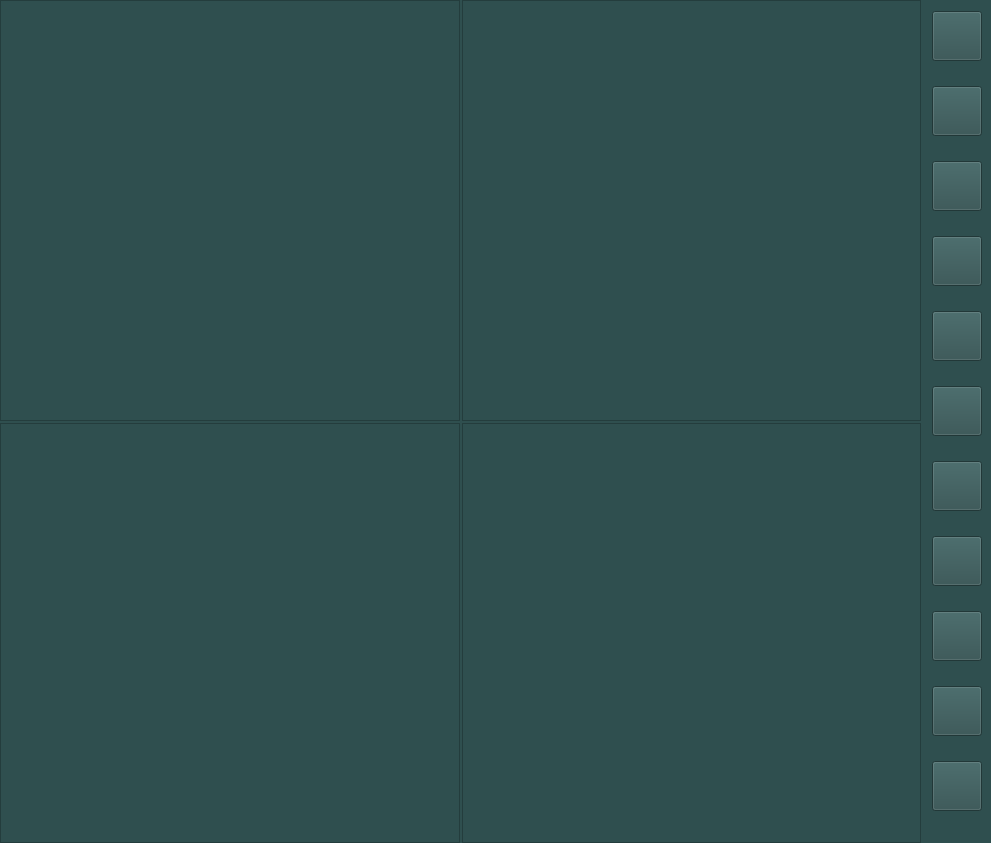
<?xml version="1.0" encoding="UTF-8"?>
<ui version="4.0">
 <class>ParonamaFrameWidget</class>
 <widget class="QWidget" name="ParonamaFrameWidget">
  <property name="geometry">
   <rect>
    <x>0</x>
    <y>0</y>
    <width>991</width>
    <height>843</height>
   </rect>
  </property>
  <property name="windowTitle">
   <string>ParonamaFrameWidget</string>
  </property>
  <layout class="QHBoxLayout" name="horizontalLayout">
   <property name="spacing">
    <number>0</number>
   </property>
   <property name="leftMargin">
    <number>0</number>
   </property>
   <property name="topMargin">
    <number>0</number>
   </property>
   <property name="rightMargin">
    <number>0</number>
   </property>
   <property name="bottomMargin">
    <number>0</number>
   </property>
   <item>
    <widget class="QWidget" name="imageAreaWidget" native="true">
     <property name="styleSheet">
      <string notr="true">background-color: rgb(47, 79, 79);</string>
     </property>
     <layout class="QGridLayout" name="gridLayout" rowstretch="1,1" columnstretch="1,1">
      <property name="leftMargin">
       <number>0</number>
      </property>
      <property name="topMargin">
       <number>0</number>
      </property>
      <property name="rightMargin">
       <number>0</number>
      </property>
      <property name="bottomMargin">
       <number>0</number>
      </property>
      <property name="spacing">
       <number>2</number>
      </property>
      <item row="0" column="0">
       <widget class="CParonamaSourceImageDisplayerWidget" name="sourceImageWidget">
        <property name="verticalScrollBarPolicy">
         <enum>Qt::ScrollBarAlwaysOff</enum>
        </property>
        <property name="horizontalScrollBarPolicy">
         <enum>Qt::ScrollBarAlwaysOff</enum>
        </property>
       </widget>
      </item>
      <item row="0" column="1">
       <widget class="CParonamaSagittalImageDisplayerWidget" name="sagittalImageWidget">
        <property name="verticalScrollBarPolicy">
         <enum>Qt::ScrollBarAlwaysOff</enum>
        </property>
        <property name="horizontalScrollBarPolicy">
         <enum>Qt::ScrollBarAlwaysOff</enum>
        </property>
       </widget>
      </item>
      <item row="1" column="0">
       <widget class="CParonamaCPRImageDisplayerWidget" name="cprImageWidget">
        <property name="verticalScrollBarPolicy">
         <enum>Qt::ScrollBarAlwaysOff</enum>
        </property>
        <property name="horizontalScrollBarPolicy">
         <enum>Qt::ScrollBarAlwaysOff</enum>
        </property>
       </widget>
      </item>
      <item row="1" column="1">
       <widget class="CParonamaVRImageDisplayerWidget" name="vrImageWidget">
        <property name="verticalScrollBarPolicy">
         <enum>Qt::ScrollBarAlwaysOff</enum>
        </property>
        <property name="horizontalScrollBarPolicy">
         <enum>Qt::ScrollBarAlwaysOff</enum>
        </property>
       </widget>
      </item>
     </layout>
    </widget>
   </item>
   <item>
    <widget class="QWidget" name="toolsMenu" native="true">
     <property name="sizePolicy">
      <sizepolicy hsizetype="Fixed" vsizetype="Preferred">
       <horstretch>0</horstretch>
       <verstretch>0</verstretch>
      </sizepolicy>
     </property>
     <property name="minimumSize">
      <size>
       <width>70</width>
       <height>0</height>
      </size>
     </property>
     <property name="maximumSize">
      <size>
       <width>70</width>
       <height>16777215</height>
      </size>
     </property>
     <property name="font">
      <font>
       <pointsize>14</pointsize>
      </font>
     </property>
     <property name="styleSheet">
      <string notr="true">background-color: rgb(47, 79, 79);</string>
     </property>
     <layout class="QGridLayout" name="gridLayout_2">
      <property name="horizontalSpacing">
       <number>0</number>
      </property>
      <property name="verticalSpacing">
       <number>25</number>
      </property>
      <item row="2" column="0">
       <widget class="CIconButton" name="windowLevelButton">
        <property name="minimumSize">
         <size>
          <width>50</width>
          <height>50</height>
         </size>
        </property>
        <property name="maximumSize">
         <size>
          <width>50</width>
          <height>50</height>
         </size>
        </property>
        <property name="font">
         <font>
          <pointsize>14</pointsize>
         </font>
        </property>
        <property name="focusPolicy">
         <enum>Qt::NoFocus</enum>
        </property>
        <property name="toolTip">
         <string>&lt;html&gt;&lt;head/&gt;&lt;body&gt;&lt;p&gt;&lt;span style=&quot; font-size:14pt;&quot;&gt;窗宽窗位&lt;/span&gt;&lt;/p&gt;&lt;/body&gt;&lt;/html&gt;</string>
        </property>
        <property name="styleSheet">
         <string notr="true">QPushButton:enabled {border-image: url(:/StarLightStation/icon/wl.png);}
QPushButton:enabled:pressed {border-image: url(:/StarLightStation/icon/wl-.png)}
QPushButton:hover {border-image: url(:/StarLightStation/icon/wl-m.png)}
QPushButton:disabled {border-image:url(:/StarLightStation/icon/wl-no.png)}</string>
        </property>
        <property name="text">
         <string/>
        </property>
       </widget>
      </item>
      <item row="8" column="0">
       <widget class="CIconButton" name="rectAnnotationButton">
        <property name="minimumSize">
         <size>
          <width>50</width>
          <height>50</height>
         </size>
        </property>
        <property name="maximumSize">
         <size>
          <width>50</width>
          <height>50</height>
         </size>
        </property>
        <property name="font">
         <font>
          <pointsize>14</pointsize>
         </font>
        </property>
        <property name="focusPolicy">
         <enum>Qt::NoFocus</enum>
        </property>
        <property name="toolTip">
         <string>&lt;html&gt;&lt;head/&gt;&lt;body&gt;&lt;p&gt;&lt;span style=&quot; font-size:14pt;&quot;&gt;矩形测量&lt;/span&gt;&lt;/p&gt;&lt;/body&gt;&lt;/html&gt;</string>
        </property>
        <property name="styleSheet">
         <string notr="true">QPushButton:enabled {border-image: url(:/StarLightStation/icon/juxing.png);}
QPushButton:enabled:pressed {border-image: url(:/StarLightStation/icon/juxing-.png)}
QPushButton:hover {border-image: url(:/StarLightStation/icon/juxing-m.png)}
QPushButton:disabled {border-image:url(:/StarLightStation/icon/juxing-no.png)}</string>
        </property>
        <property name="text">
         <string/>
        </property>
       </widget>
      </item>
      <item row="4" column="0">
       <widget class="CIconButton" name="moveImageButton">
        <property name="minimumSize">
         <size>
          <width>50</width>
          <height>50</height>
         </size>
        </property>
        <property name="maximumSize">
         <size>
          <width>50</width>
          <height>50</height>
         </size>
        </property>
        <property name="font">
         <font>
          <pointsize>14</pointsize>
         </font>
        </property>
        <property name="focusPolicy">
         <enum>Qt::NoFocus</enum>
        </property>
        <property name="toolTip">
         <string>&lt;html&gt;&lt;head/&gt;&lt;body&gt;&lt;p&gt;&lt;span style=&quot; font-size:14pt;&quot;&gt;平移&lt;/span&gt;&lt;/p&gt;&lt;/body&gt;&lt;/html&gt;</string>
        </property>
        <property name="styleSheet">
         <string notr="true">QPushButton:enabled {border-image: url(:/StarLightStation/icon/pos.png);}
QPushButton:enabled:pressed {border-image: url(:/StarLightStation/icon/pos-.png)}
QPushButton:hover {border-image: url(:/StarLightStation/icon/pos-m.png)}
QPushButton:disabled {border-image:url(:/StarLightStation/icon/pos-no.png)}</string>
        </property>
        <property name="text">
         <string/>
        </property>
       </widget>
      </item>
      <item row="1" column="0">
       <widget class="CIconButton" name="resetImageButton">
        <property name="minimumSize">
         <size>
          <width>50</width>
          <height>50</height>
         </size>
        </property>
        <property name="maximumSize">
         <size>
          <width>50</width>
          <height>50</height>
         </size>
        </property>
        <property name="font">
         <font>
          <pointsize>14</pointsize>
         </font>
        </property>
        <property name="focusPolicy">
         <enum>Qt::NoFocus</enum>
        </property>
        <property name="toolTip">
         <string>&lt;html&gt;&lt;head/&gt;&lt;body&gt;&lt;p&gt;&lt;span style=&quot; font-size:14pt;&quot;&gt;重置&lt;/span&gt;&lt;/p&gt;&lt;/body&gt;&lt;/html&gt;</string>
        </property>
        <property name="styleSheet">
         <string notr="true">QPushButton:enabled {border-image: url(:/StarLightStation/icon/reset.png);}
QPushButton:enabled:pressed {border-image: url(:/StarLightStation/icon/reset-.png)}
QPushButton:hover {border-image: url(:/StarLightStation/icon/reset-m.png)}
QPushButton:disabled {border-image:url(:/StarLightStation/icon/reset-no.png)}</string>
        </property>
        <property name="text">
         <string/>
        </property>
       </widget>
      </item>
      <item row="7" column="0">
       <widget class="CIconButton" name="curveAnnotationButton">
        <property name="minimumSize">
         <size>
          <width>50</width>
          <height>50</height>
         </size>
        </property>
        <property name="maximumSize">
         <size>
          <width>50</width>
          <height>50</height>
         </size>
        </property>
        <property name="font">
         <font>
          <pointsize>14</pointsize>
         </font>
        </property>
        <property name="focusPolicy">
         <enum>Qt::NoFocus</enum>
        </property>
        <property name="toolTip">
         <string>&lt;html&gt;&lt;head/&gt;&lt;body&gt;&lt;p&gt;&lt;span style=&quot; font-size:14pt;&quot;&gt;曲线测量&lt;/span&gt;&lt;/p&gt;&lt;/body&gt;&lt;/html&gt;</string>
        </property>
        <property name="styleSheet">
         <string notr="true">QPushButton:enabled {border-image: url(:/StarLightStation/icon/connect.png);}
QPushButton:enabled:pressed {border-image: url(:/StarLightStation/icon/connect-.png)}
QPushButton:hover {border-image: url(:/StarLightStation/icon/connect-m.png)}
QPushButton:disabled {border-image:url(:/StarLightStation/icon/connect-no.png)}</string>
        </property>
        <property name="text">
         <string/>
        </property>
       </widget>
      </item>
      <item row="11" column="0">
       <widget class="CIconButton" name="deleteAnnotationButton">
        <property name="minimumSize">
         <size>
          <width>50</width>
          <height>50</height>
         </size>
        </property>
        <property name="maximumSize">
         <size>
          <width>50</width>
          <height>50</height>
         </size>
        </property>
        <property name="font">
         <font>
          <pointsize>14</pointsize>
         </font>
        </property>
        <property name="focusPolicy">
         <enum>Qt::NoFocus</enum>
        </property>
        <property name="toolTip">
         <string>&lt;html&gt;&lt;head/&gt;&lt;body&gt;&lt;p&gt;&lt;span style=&quot; font-size:14pt;&quot;&gt;删除标注&lt;/span&gt;&lt;/p&gt;&lt;/body&gt;&lt;/html&gt;</string>
        </property>
        <property name="styleSheet">
         <string notr="true">QPushButton:enabled {border-image: url(:/StarLightStation/icon/deleteAnn.png);}
QPushButton:enabled:pressed {border-image: url(:/StarLightStation/icon/deleteAnn-.png)}
QPushButton:hover {border-image: url(:/StarLightStation/icon/deleteAnn-m.png)}
QPushButton:disabled {border-image:url(:/StarLightStation/icon/deleteAnn-no.png)}</string>
        </property>
        <property name="text">
         <string/>
        </property>
       </widget>
      </item>
      <item row="10" column="0">
       <widget class="CIconButton" name="angleAnnotationButton">
        <property name="minimumSize">
         <size>
          <width>50</width>
          <height>50</height>
         </size>
        </property>
        <property name="maximumSize">
         <size>
          <width>50</width>
          <height>50</height>
         </size>
        </property>
        <property name="font">
         <font>
          <pointsize>14</pointsize>
         </font>
        </property>
        <property name="focusPolicy">
         <enum>Qt::NoFocus</enum>
        </property>
        <property name="toolTip">
         <string>&lt;html&gt;&lt;head/&gt;&lt;body&gt;&lt;p&gt;&lt;span style=&quot; font-size:14pt;&quot;&gt;角度测量&lt;/span&gt;&lt;/p&gt;&lt;/body&gt;&lt;/html&gt;</string>
        </property>
        <property name="styleSheet">
         <string notr="true">QPushButton:enabled {border-image: url(:/StarLightStation/icon/angle.png);}
QPushButton:enabled:pressed {border-image: url(:/StarLightStation/icon/angle-.png)}
QPushButton:hover {border-image: url(:/StarLightStation/icon/angle-m.png)}
QPushButton:disabled {border-image:url(:/StarLightStation/icon/angle-no.png)}</string>
        </property>
        <property name="text">
         <string/>
        </property>
       </widget>
      </item>
      <item row="0" column="0">
       <widget class="CIconButton" name="selectImageButton">
        <property name="sizePolicy">
         <sizepolicy hsizetype="Fixed" vsizetype="Fixed">
          <horstretch>0</horstretch>
          <verstretch>0</verstretch>
         </sizepolicy>
        </property>
        <property name="minimumSize">
         <size>
          <width>50</width>
          <height>50</height>
         </size>
        </property>
        <property name="maximumSize">
         <size>
          <width>50</width>
          <height>50</height>
         </size>
        </property>
        <property name="font">
         <font>
          <pointsize>14</pointsize>
         </font>
        </property>
        <property name="focusPolicy">
         <enum>Qt::NoFocus</enum>
        </property>
        <property name="toolTip">
         <string>&lt;html&gt;&lt;head/&gt;&lt;body&gt;&lt;p&gt;&lt;span style=&quot; font-size:14pt;&quot;&gt;选择影像&lt;/span&gt;&lt;/p&gt;&lt;/body&gt;&lt;/html&gt;</string>
        </property>
        <property name="styleSheet">
         <string notr="true">QPushButton:enabled {border-image: url(:/StarLightStation/icon/def.png);}
QPushButton:enabled:pressed {border-image: url(:/StarLightStation/icon/def-.png)}
QPushButton:hover {border-image: url(:/StarLightStation/icon/def-m.png)}
QPushButton:disabled {border-image:url(:/StarLightStation/icon/def.png)}</string>
        </property>
        <property name="text">
         <string/>
        </property>
        <property name="checkable">
         <bool>false</bool>
        </property>
       </widget>
      </item>
      <item row="3" column="0">
       <widget class="CIconButton" name="resiezeImageButton">
        <property name="minimumSize">
         <size>
          <width>50</width>
          <height>50</height>
         </size>
        </property>
        <property name="maximumSize">
         <size>
          <width>50</width>
          <height>50</height>
         </size>
        </property>
        <property name="font">
         <font>
          <pointsize>14</pointsize>
         </font>
        </property>
        <property name="focusPolicy">
         <enum>Qt::NoFocus</enum>
        </property>
        <property name="toolTip">
         <string>&lt;html&gt;&lt;head/&gt;&lt;body&gt;&lt;p&gt;&lt;span style=&quot; font-size:14pt;&quot;&gt;缩放&lt;/span&gt;&lt;/p&gt;&lt;/body&gt;&lt;/html&gt;</string>
        </property>
        <property name="styleSheet">
         <string notr="true">QPushButton:enabled {border-image: url(:/StarLightStation/icon/size.png);}
QPushButton:enabled:pressed {border-image: url(:/StarLightStation/icon/size-.png)}
QPushButton:hover {border-image: url(:/StarLightStation/icon/size-m.png)}
QPushButton:disabled {border-image:url(:/StarLightStation/icon/size-no.png)}</string>
        </property>
        <property name="text">
         <string/>
        </property>
       </widget>
      </item>
      <item row="9" column="0">
       <widget class="CIconButton" name="pologonAnnotationButton">
        <property name="minimumSize">
         <size>
          <width>50</width>
          <height>50</height>
         </size>
        </property>
        <property name="maximumSize">
         <size>
          <width>50</width>
          <height>50</height>
         </size>
        </property>
        <property name="font">
         <font>
          <pointsize>14</pointsize>
         </font>
        </property>
        <property name="focusPolicy">
         <enum>Qt::NoFocus</enum>
        </property>
        <property name="toolTip">
         <string>&lt;html&gt;&lt;head/&gt;&lt;body&gt;&lt;p&gt;&lt;span style=&quot; font-size:14pt;&quot;&gt;多边形测量&lt;/span&gt;&lt;/p&gt;&lt;/body&gt;&lt;/html&gt;</string>
        </property>
        <property name="styleSheet">
         <string notr="true">QPushButton:enabled {border-image: url(:/StarLightStation/icon/cutline.png);}
QPushButton:enabled:pressed {border-image: url(:/StarLightStation/icon/cutline-.png)}
QPushButton:hover {border-image: url(:/StarLightStation/icon/cutline-m.png)}
QPushButton:disabled {border-image:url(:/StarLightStation/icon/cutline-no.png)}</string>
        </property>
        <property name="text">
         <string/>
        </property>
       </widget>
      </item>
      <item row="6" column="0">
       <widget class="CIconButton" name="lineAnnotationButton">
        <property name="minimumSize">
         <size>
          <width>50</width>
          <height>50</height>
         </size>
        </property>
        <property name="maximumSize">
         <size>
          <width>50</width>
          <height>50</height>
         </size>
        </property>
        <property name="font">
         <font>
          <pointsize>14</pointsize>
         </font>
        </property>
        <property name="focusPolicy">
         <enum>Qt::NoFocus</enum>
        </property>
        <property name="toolTip">
         <string>&lt;html&gt;&lt;head/&gt;&lt;body&gt;&lt;p&gt;&lt;span style=&quot; font-size:14pt;&quot;&gt;直线测量&lt;/span&gt;&lt;/p&gt;&lt;/body&gt;&lt;/html&gt;</string>
        </property>
        <property name="styleSheet">
         <string notr="true">QPushButton:enabled {border-image: url(:/StarLightStation/icon/ruler.png);}
QPushButton:enabled:pressed {border-image: url(:/StarLightStation/icon/ruler-.png)}
QPushButton:hover {border-image: url(:/StarLightStation/icon/ruler-m.png)}
QPushButton:disabled {border-image:url(:/StarLightStation/icon/ruler-no.png)}</string>
        </property>
        <property name="text">
         <string/>
        </property>
       </widget>
      </item>
      <item row="12" column="0">
       <spacer name="verticalSpacer">
        <property name="orientation">
         <enum>Qt::Vertical</enum>
        </property>
        <property name="sizeHint" stdset="0">
         <size>
          <width>20</width>
          <height>40</height>
         </size>
        </property>
       </spacer>
      </item>
     </layout>
    </widget>
   </item>
  </layout>
 </widget>
 <layoutdefault spacing="6" margin="11"/>
 <customwidgets>
  <customwidget>
   <class>CParonamaSourceImageDisplayerWidget</class>
   <extends>QGraphicsView</extends>
   <header>paronamasourceimagedisplayerwidget.h</header>
  </customwidget>
  <customwidget>
   <class>CParonamaCPRImageDisplayerWidget</class>
   <extends>QGraphicsView</extends>
   <header>paronamacprimagedisplayerwidget.h</header>
  </customwidget>
  <customwidget>
   <class>CParonamaSagittalImageDisplayerWidget</class>
   <extends>QGraphicsView</extends>
   <header>paronamasagittalimagedisplayerwidget.h</header>
  </customwidget>
  <customwidget>
   <class>CParonamaVRImageDisplayerWidget</class>
   <extends>QGraphicsView</extends>
   <header>paronamavrimagedisplayerwidget.h</header>
  </customwidget>
  <customwidget>
   <class>CIconButton</class>
   <extends>QPushButton</extends>
   <header location="global">iconbutton.h</header>
  </customwidget>
 </customwidgets>
 <resources>
  <include location="StarLightStation.qrc"/>
 </resources>
 <connections/>
</ui>
